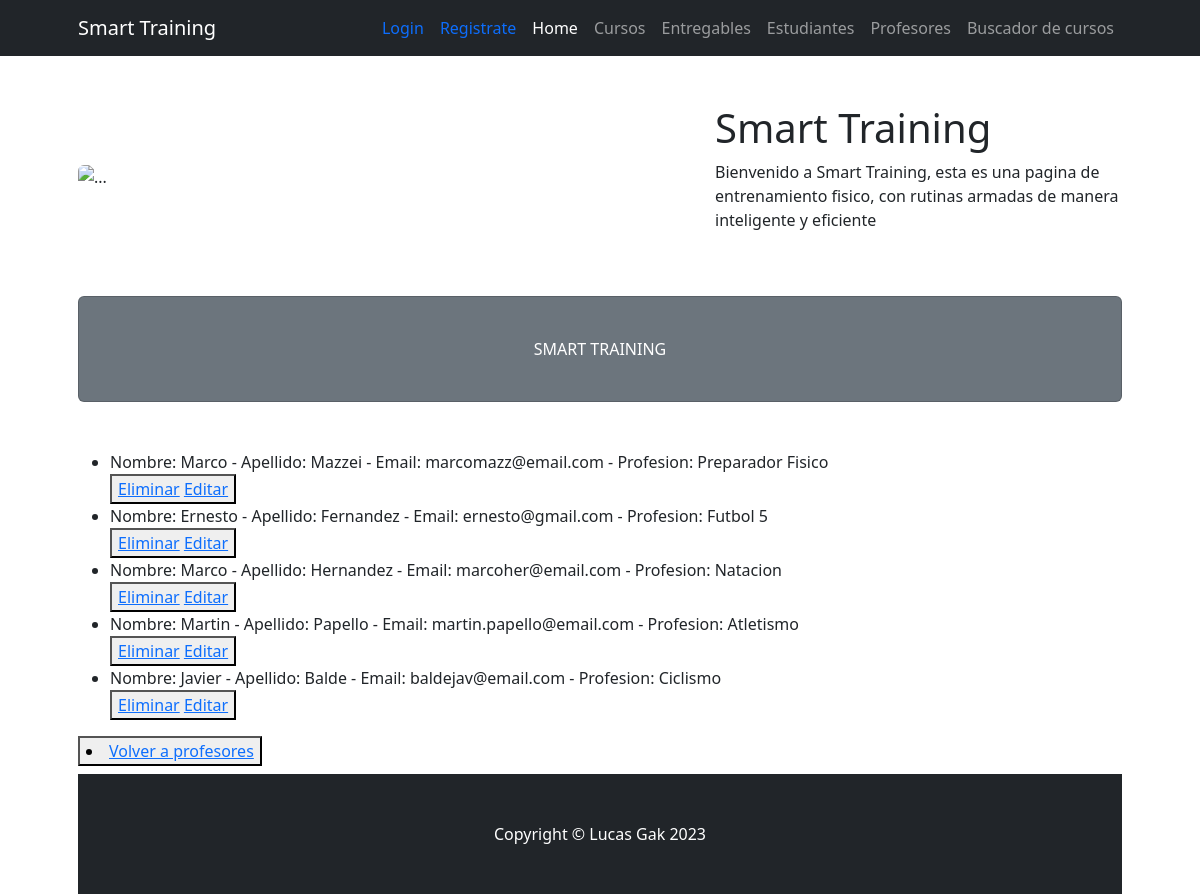
Page /ProjectoFinal23/leerProfesores on the earlier database version.
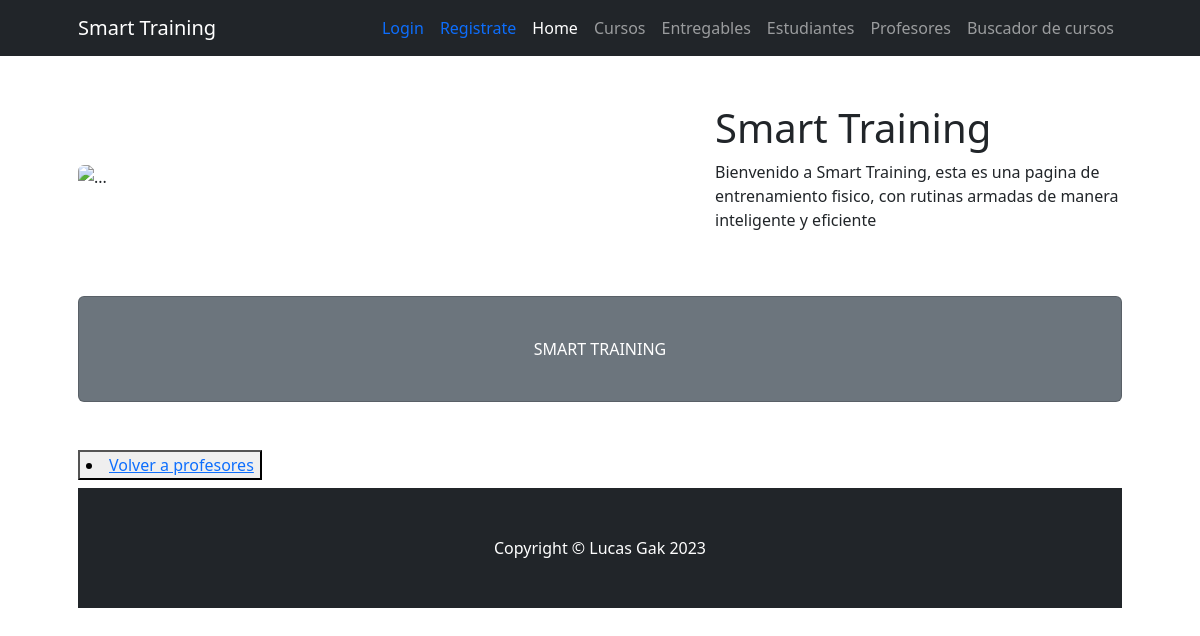
Same page on the later database version.
### ProjectoFinal23/models.py (models this page shows)
class Profesor(models.Model):
    nombre=models.CharField(max_length=30)
    apellido=models.CharField(max_length=30)
    email=models.EmailField()
    profesion=models.CharField(max_length=30)
    def __str__(self):
        return f"Nombre: {self.nombre} - Apellido: {self.apellido} - Email: {self.email} - Profesion: {self.profesion}"

### ProjectoFinal23/views.py (the view)
# urls.py: path('leerProfesores', views.leerProfesores, name = "LeerProfesores"),
def leerProfesores(request):
    profesores = Profesor.objects.all() #trae todos los profesores
    contexto = {"profesores":profesores}
    return render(request, "ProjectoFinal23/leerProfesores.html",contexto)

### ProjectoFinal23/templates/ProjectoFinal23/leerProfesores.html
{% extends 'ProjectoFinal23/padre.html' %}
{% load static %}
{% block section1 %}
<ul>
    {% for p in profesores %}
    <li>{{p}}</li>
    <button>
        <a href="{% url 'EliminarProfesor' p.id %}"> Eliminar</a>
        <a href="{% url 'EditarProfesor' p.id %}">Editar</a>
    </button>
{% endfor %}
</ul>
<button>
    <li><a href="{% url 'profesores' %}"> Volver a profesores</a></li>
</button>
{% endblock %}

### ProjectoFinal23/templates/ProjectoFinal23/padre.html (shortened to what this page needs)
<!DOCTYPE html>
<html lang="en">
    <head>
        {% load static %}
        <link href="{% static 'ProjectoFinal23/css/styles.css' %}" rel="stylesheet" />
    </head>
    <body>
        <nav class="navbar navbar-expand-lg navbar-dark bg-dark">
            <div class="container px-5">
                <a class="navbar-brand" href="{% url 'inicio' %}">Smart Training</a>
                <div class="collapse navbar-collapse" id="navbarSupportedContent">
                    <ul class="navbar-nav ms-auto mb-2 mb-lg-0">
                        {% if request.user.is_authenticated %}
                        <li class="nav-item"><span class="text-light"><strong>{{request.user.first_name}}</strong></span></li>
                        <li class="nav-item"><a class="nav-link" href="{% url 'editarPerfil' %}"><span class="text-primary">Perfil</span></a></li>
                        <li class="nav-item"><a class="nav-link" href="{% url 'logout' %}"><span class="text-primary">Logout</span></a></li>
                        {% else %}
                        <li class="nav-item"><a class="nav-link" href="{% url 'login' %}"><span class="text-primary">Login</span></a></li>
                        <li class="nav-item"><a class="nav-link" href="{% url 'register' %}"><span class="text-primary">Registrate</span></a></li>
                      {% endif %}
                        <li class="nav-item"><a class="nav-link active" aria-current="page" href="{% url 'inicio' %}">Home</a></li>
                        <li class="nav-item"><a class="nav-link" href="{% url 'cursos' %}">Cursos</a></li>
                        <li class="nav-item"><a class="nav-link" href="{% url 'entregables' %}">Entregables</a></li>
                        <li class="nav-item"><a class="nav-link" href="{% url 'estudiantes' %}">Estudiantes</a></li>
                        <li class="nav-item"><a class="nav-link" href="{% url 'profesores' %}">Profesores</a></li>
                        <li class="nav-item"><a class="nav-link" href="{% url 'buscador_curso' %}">Buscador de cursos</a></li>
                    </ul>
                </div>
            </div>
        </nav>
        <div class="container px-4 px-lg-5">
            <div class="row gx-4 gx-lg-5 align-items-center my-5">
                <div class="col-lg-7"><img class="img-fluid rounded mb-4 mb-lg-0" src="https://iespericberne.edu.pe/wp-content/uploads/2021/04/profesor-educacion-fisica-1.jpg" alt="..." /></div>
                <div class="col-lg-5">
                    <h1 class="font-weight-light">Smart Training</h1>
                    <p>Bienvenido a Smart Training, esta es una pagina de entrenamiento fisico, con rutinas armadas de manera inteligente y eficiente</p>
                </div>
            </div>
            <div class="card text-white bg-secondary my-5 py-4 text-center">
                <div class="card-body"><p class="text-white m-0">SMART TRAINING</p></div>
            </div>
            {% block section1 %}
            {% endblock %}
        <footer class="py-5 bg-dark">
            <div class="container px-4 px-lg-5"><p class="m-0 text-center text-white">Copyright &copy; Lucas Gak 2023</p></div>
        </footer>
    </body>
</html>

Differences in the rows shown:
removed Profesor: nombre+apellido+email "Nombre: Marco - Apellido: Mazzei - Email: marcomazz@email.com - Profesion: Preparador Fisico"
removed Profesor: nombre+apellido+email "Nombre: Ernesto - Apellido: Fernandez - Email: ernesto@gmail.com - Profesion: Futbol 5"
removed Profesor: nombre+apellido+email "Nombre: Marco - Apellido: Hernandez - Email: marcoher@email.com - Profesion: Natacion"
removed Profesor: nombre+apellido+email "Nombre: Martin - Apellido: Papello - Email: martin.papello@email.com - Profesion: Atletismo"
removed Profesor: nombre+apellido+email "Nombre: Javier - Apellido: Balde - Email: baldejav@email.com - Profesion: Ciclismo"
